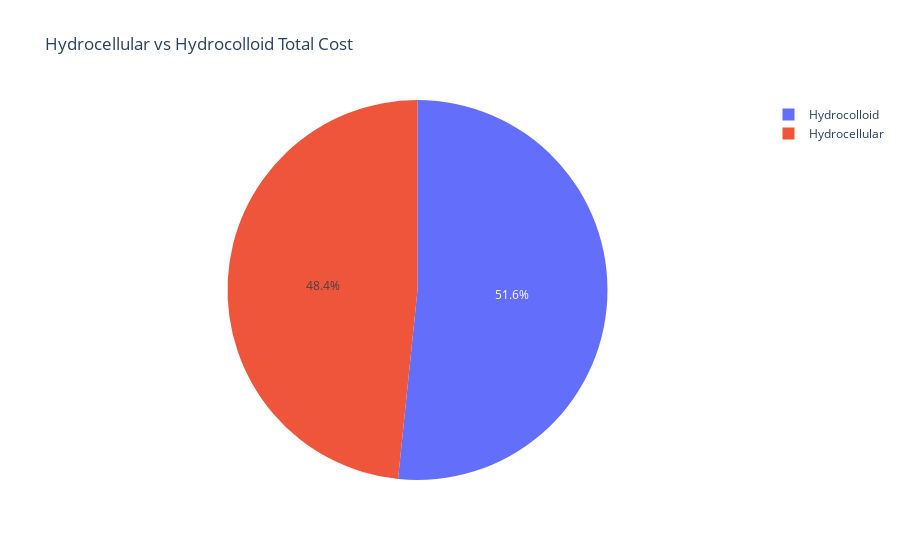

The notebook cell saved with this chart:
### Code cell
px.pie(cost_df, values='updated total cost', names='Dressing type', title="Hydrocellular vs Hydrocolloid Total Cost")

### Figure 1 — Plotly figure (JSON) as saved in the notebook; plotly's stock layout.template omitted (floating-point values rounded to 4 significant figures; data arrays with more than 128 entries replaced by an {"elided": "..."} marker saying what was removed)
{"data": [{"domain": {"x": [0, 1], "y": [0, 1]}, "hovertemplate": "Dressing type=%{label}<br>updated total cost=%{value}<extra></extra>", "labels": {"elided": "169 str values"}, "legendgroup": "", "name": "", "showlegend": true, "type": "pie", "values": {"elided": "169 float values"}}], "layout": {"autosize": true, "legend": {"tracegroupgap": 0}, "title": {"text": "Hydrocellular vs Hydrocolloid Total Cost"}}}
